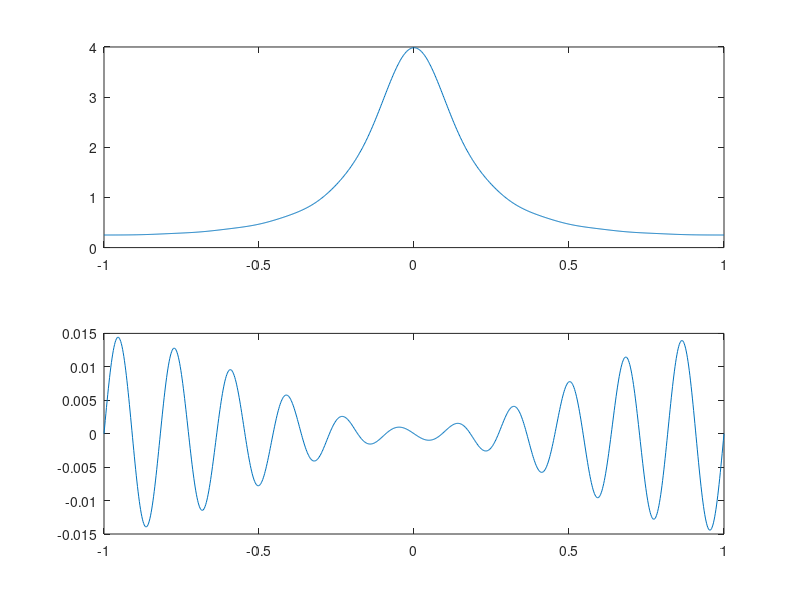

This chart was generated by the following MATLAB code:
n = -10:11;
x = 0.6.^abs(n);
k = -500:500;
w = (pi / 500) * k;
X = x * (exp(-1i * pi / 500)).^(n' * k);
magX = abs(X);
angX = angle(X);

subplot(2, 1, 1);
plot(w / pi, magX);

subplot(2, 1, 2);
plot(w / pi, angX);
